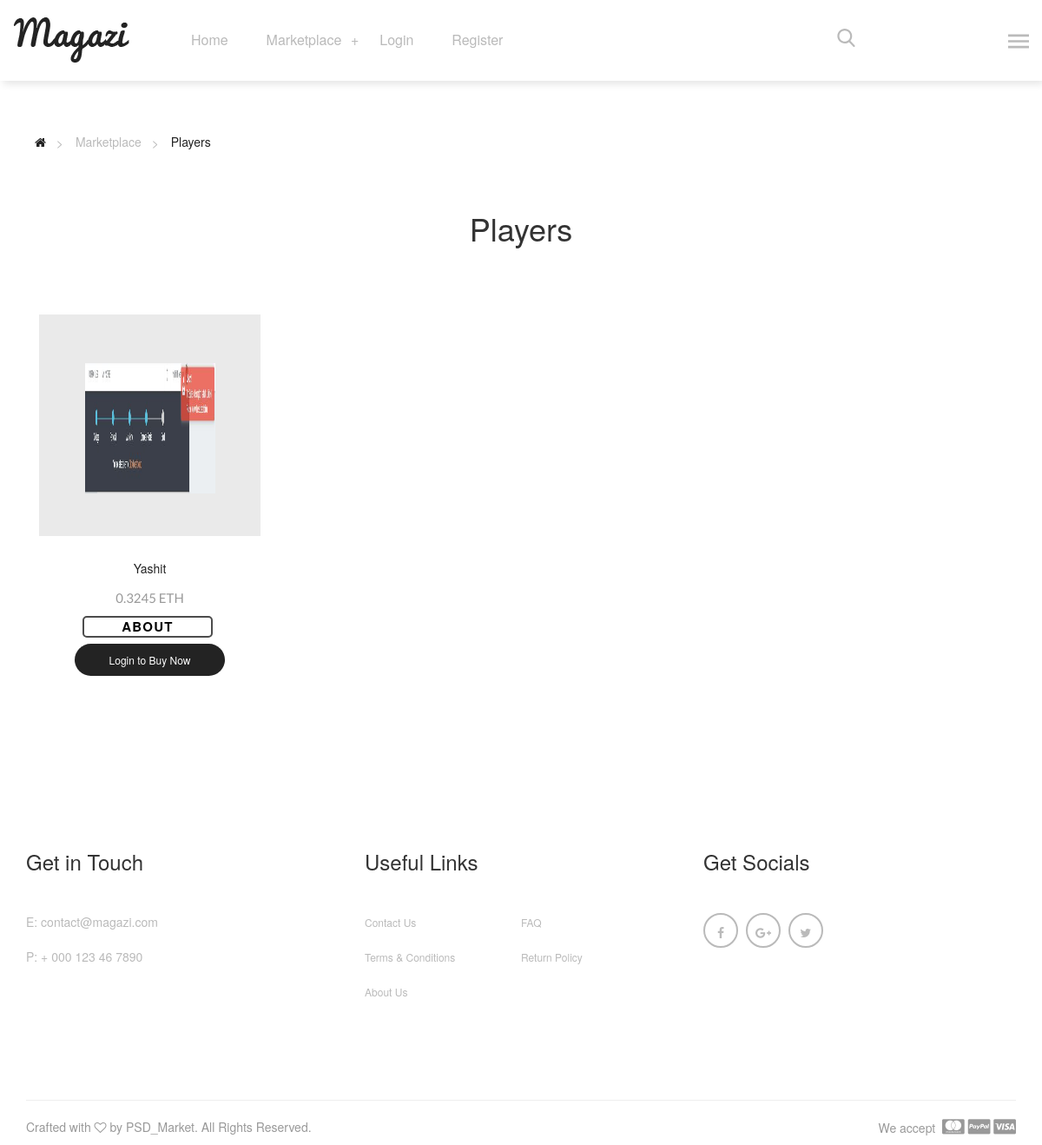
The page /players on the database its author committed.
### website/models.py (models this page shows, shortened)
class Card(models.Model):
    name = models.CharField(max_length=100, null=False)
    description = models.TextField(max_length=3000)
    transactions = 0
    owner = models.ForeignKey(User, models.SET_NULL, blank=True, null=True)
    last_bid = models.FloatField(default=0)
    eth_id = models.IntegerField(null=True, blank=True, editable=False)
    image = models.ImageField(null=True, blank=True)
    icc_ranking = models.IntegerField(blank=True, null=True)
    country = models.CharField(max_length=100, null=True, blank=True)
    ipl_team = models.CharField(max_length=100, null=True, blank=True)
    CARD_TYPES = (
        ("Player", 'Player'),
        ("Owner", 'Owner'),
        ("Tournament", 'Tournament'),
        ("Board", 'Board'),
        ("Country", 'Country'),
        ("ICC", 'ICC'),
    )
    card_type = models.CharField(
        max_length=11,
        choices=CARD_TYPES,
        default="Player"
    )

### website/views.py (the view)
# urls.py: path('players', views.marketplace_players, name='players'),
def marketplace_players(request):
    all_players = Card.objects.all().filter(card_type=text_s[0])
    return render(request, 'website/marketplace.html', {'items': all_players, 'text_s': text_s[0], 'text_p': text_p[0]})

### website/context_processors.py (called while the page is built)
def marketplace_items_context(request):
    return {
        'marketplace_items': marketplace_item_list,
        'multiplier': multiplier,
    }

### website/templatetags/custom_tags.py (called while the page is built)
@register.filter
def multiply(qty, unit_price):
    return float(qty) * float(unit_price)

### website/templates/website/marketplace.html (shortened to what this page needs)
{% extends 'website/base.html' %}
{% load staticfiles %}
{% load custom_tags %}
{% block content %}
    <main>
        <div class="magazi-pages-links margin-bottom-50">
            <div class="container">
                <ul>
                    <li><a href="#" title=""><i class="fa fa-home"></i></a></li>
                    <li><span>Marketplace</span></li>
                    <li><a href="{% url text_p|lower %}" title="">{{ text_p }}</a></li>
                </ul>
            </div>
        </div>
        <div class="magazi-section-title text-center margin-top-60 margin-bottom-70">
            <div class="container">
                <div class="row">
                    <div class="col-xs-12">
                        <h1>{{ text_p }}</h1>
                    </div>
                </div>
            </div>
        </div>
        <div class="magazi-list-view">
            <div class="container">
                <div class="tab-content">
                    <div class="tab-pane fade in active" id="colmnlist">
                        <div class="magazi-main-prodcts text-center">
                        {% if items %}
                            {% for item in items %}
                                <div class="col-md-3 col-sm-6 col-xs-6 full-wdth">
                                    <div class="magazi-product-inner margin-bottom-80">
                                        {% if item.image %}
                                            <div class="magazi-product-thumb">
                                                <img width="150" height="150" src="{{ item.image.url }}" alt="product-8">
                                                <a href="#" class="magazi-overlay"></a>
                                            </div>
                                        {% endif %}
                                        <div class="magazi-product-detail">
                                            <h1>
                                                <a href="#">{{ item.name }}</a>
                                            </h1>
                                            <p>
                                                <span>{{ item.last_bid }} ETH</span>
                                            </p>
                                            <div class="buy">
                                                <a style="list-style-type: none; color: black;" href="{% url text_s|lower item_id=item.id %}"><span>About</span></a>
                                            </div>
                                            {% if user.is_authenticated %}
                                                <div class="buy" id="buy_now{{ item.id }}">
                                                    <span style="color:#000;">Buy Now!</span>
                                                </div>
                                            {% else %}
                                                <a href="{% url 'login' %}" title="" class="adding-cart">Login to Buy Now</a>
                                            {% endif %}
                                        </div>
                                    </div>
                                </div>
                            {% endfor %}
                        {% else %}
                            <h3>No {{ text_s }} Available</h3>
                        {% endif %}
                        </div>
                    </div>
                </div>
            </div>
        </div>
    </main>
{% endblock %}

### rows shown on the page
Card: image (picture), name "Yashit", last_bid "0.3245"

### other values the page prints
{{ text_p }} "Players"
